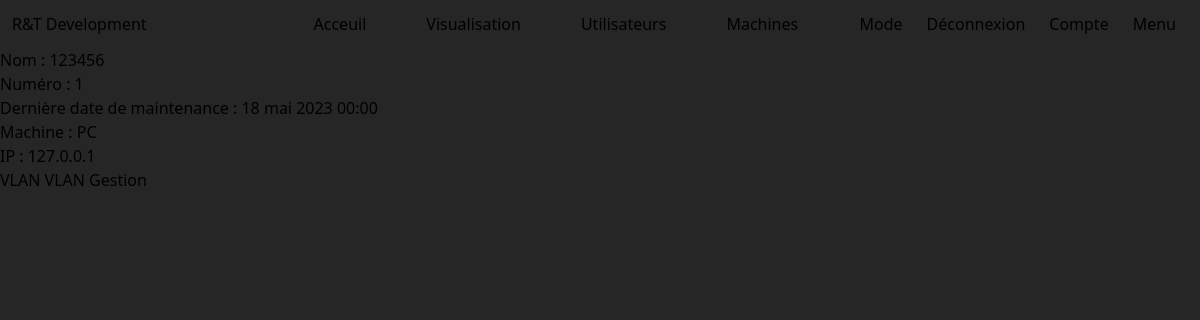
Before: /computerApp/machines/1 (signed in) with the older database file.
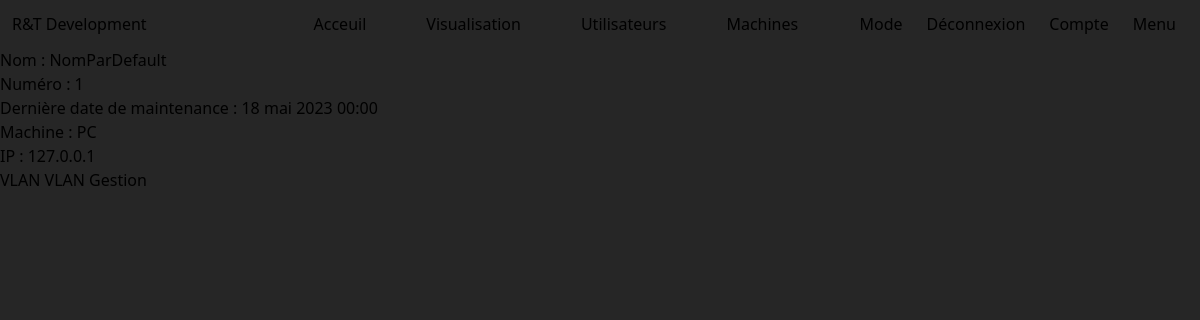
After: the same page with the newer database file.
### computerApp/models.py (models this page shows)
class Machine(models.Model):
    TYPE = (
        ('PC', ('PC - Run windows')),
        ('Mac', ('Mac - Run MacOS')),
        ('Serveur', ('Serveur - Simple Server to deploy virtual machines')),
        ('switch', ('Switch - To maintains and connect servers')),
    )
    VLAN = (
        ('Gestion',('77')),
        ('Clients',('10')),
        ('Services',('20')),
    )
    id = models.AutoField(primary_key=True, editable=False)
    nom = models.CharField(max_length = 20, default='NomParDefault')
    maintenanceDate = models.DateTimeField(auto_now_add=True)
    mach = models.CharField(max_length = 32, choices=TYPE, default='PC')
    ip = models.CharField(max_length = 32, default='127.0.0.1')
    vlan = models.CharField(max_length= 32, choices=VLAN, default='Gestion')

### computerApp/views.py (the view)
# urls.py: path('machines/<pk>',views.machine_detail_view, name='machine-detail'),
@login_required
def machine_detail_view(request, pk) :
    machine = get_object_or_404 (Machine, id=pk)
    context={'machine':machine}
    return render(request,
        'machine_detail.html',
        context)

### theme/context_processors.py (called while the page is built)
def theme(request):
    if 'is_dark_theme' in request.session:
        is_dark_theme = request.session.get('is_dark_theme')
        return {'is_dark_theme': is_dark_theme}
    return {'is_dark_theme': False}

### computerApp/templates/machine_detail.html
{% extends "index.html" %}
{% block content %}
Nom : {{machine.nom}}  <br>
Numéro : {{machine.id}}  <br>
Dernière date de maintenance : {{machine.maintenanceDate}}  <br>
Machine : {{machine.mach}}  <br>
IP : {{machine.ip}} <br>
VLAN {{machine.vlan}}
{% endblock %}

Changed rows visible on the page:
changed Machine "PC": nom "123456" → "NomParDefault"
